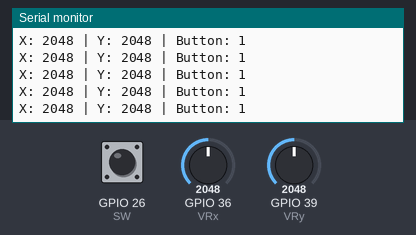
This sketch was run on a simulated ESP32. On the bench: the last lines printed to the serial monitor. The test bench sets the inputs (shaded band); at power-on: GPIO 36 (VRx) = 2048, GPIO 39 (VRy) = 2048, GPIO 26 (SW) HIGH.

Above: at 1.2 s.
1.3 s: GPIO 36 (VRx) set to 2866
At 1.31 s:
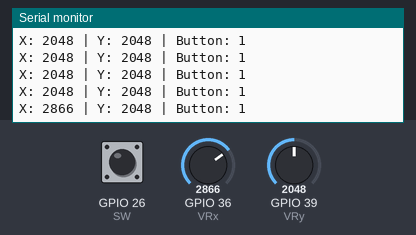
2.8 s: GPIO 39 (VRy) set to 2866
At 2.82 s:
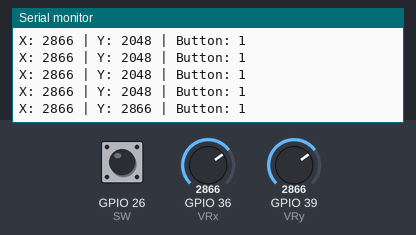
4.3 s: GPIO 26 (SW) pulled LOW for 0.15 s
At 4.32 s:
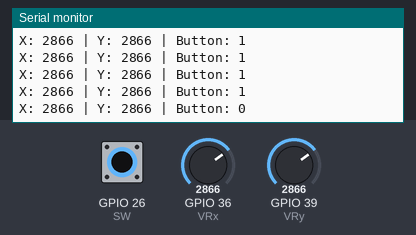
5.9 s: GPIO 36 (VRx) set to 3603
At 5.93 s:
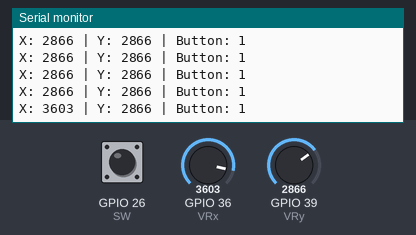
7.4 s: GPIO 26 (SW) pulled LOW for 1 s
At 7.44 s:
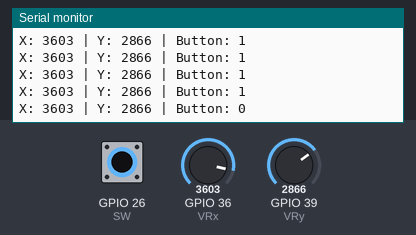
9.9 s: GPIO 39 (VRy) set to 3603
At 9.95 s:
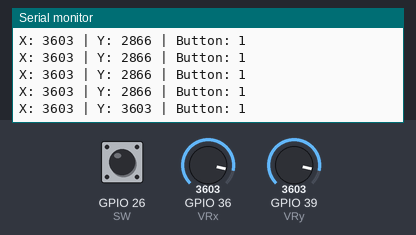
Timing chart, 0 to 12.4 s (numbered marks = the images above; inputs shaded):
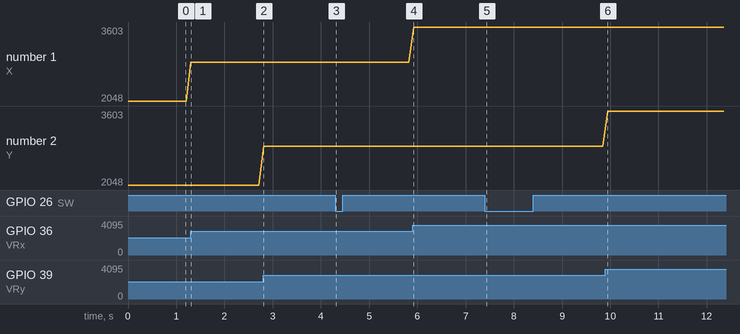

The sketch:

Joystick.ino
```cpp
/*
 * Filename: Joystick
 * Function: read joystick values
 * Compiling IDE：ARDUINO 2.3.3
 * Author: https://www.keyestudio.com/
*/
int VRx = 36;  //define X pin to IO36
int VRy = 39;  //define Y pin to IO39
int SW = 26;    //define B pin to IO26
int xPosition = 0;  //set variable xPosition initial value to 0
int yPosition = 0;  //set variable yPosition initial value to 0
int SW_state = 0;  //set variable SW_state initial value to 0

void setup() {
Serial.begin(9600);
pinMode(VRx, INPUT);  //X axis pin to input mode
pinMode(VRy, INPUT);  //Y axis pin to input mode
pinMode(SW, INPUT_PULLUP);   //Z axis pin to input pull-up mode
}

// In loop(), use analogRead() to read the values for the X and Y axes
// And use digitalRead() to read the z-axis values and then display them.
void loop() {
  xPosition = analogRead(VRx);
  yPosition = analogRead(VRy);
  SW_state = digitalRead(SW);
  Serial.print("X: ");
  Serial.print(xPosition);
  Serial.print(" | Y: ");
  Serial.print(yPosition);
  Serial.print(" | Button: ");
  Serial.println(SW_state);
  delay(100);
}
```

Measured:
- after the input at 1.3 s, the serial monitor: prints a new line at once (image 1)
- after the input at 2.8 s, the serial monitor: prints a new line at once (image 2)
- after the input at 4.3 s, the serial monitor: prints a new line at once (image 3)
- after the input at 5.9 s, the serial monitor: prints a new line at once (image 4)
- after the input at 7.4 s, the serial monitor: prints a new line at once (image 5)
- after the input at 9.9 s, the serial monitor: prints a new line at once (image 6)
- plotted number 1: 2048 → 2866 after the input at 1.3 s, 2866 → 3603 after the input at 5.9 s
